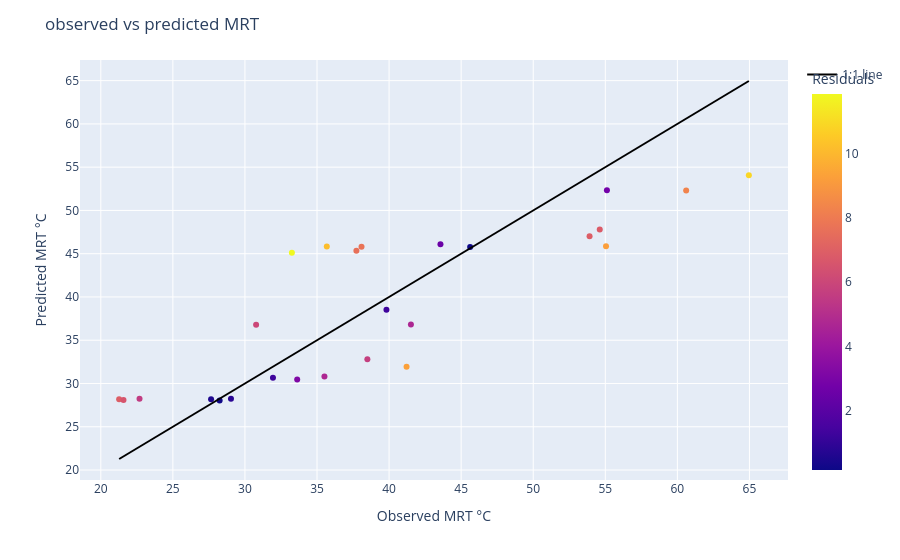

Notebook code cell kept with this figure:
### Code cell
# plot

# Scatter
fig = px.scatter(
    points_proj,
    x=points_proj['MRT'],
    y=points_proj['MRT_predicted'],
    color=abs(points_proj['residuals']),
    hover_data=["tg_corr", "TA","wind_mean", "Instrument", "condition", "residuals", "WIND M/S", "context"],
)

# 1:1 line
m = min(obs.min(), pred.min())
M = max(obs.max(), pred.max())

fig.add_scatter(
    x=[m, M],
    y=[m, M],
    mode="lines",
    line=dict(color="black", width=2), 
    name="1:1 line"
)

fig.update_layout(
    xaxis_title="Observed MRT °C",
    yaxis_title="Predicted MRT °C",
    title="observed vs predicted MRT", 
    coloraxis_colorbar=dict(title="Residuals")
)


fig.show()

### Figure 1 — Plotly figure (JSON) as saved in the notebook; plotly's stock layout.template omitted (floating-point values rounded to 4 significant figures; data arrays with more than 128 entries replaced by an {"elided": "..."} marker saying what was removed)
{"data": [{"customdata": {"elided": "26x8 mixed values"}, "hovertemplate": "MRT=%{x}<br>MRT_predicted=%{y}<br>tg_corr=%{customdata[0]}<br>TA=%{customdata[1]}<br>wind_mean=%{customdata[2]}<br>Instrument=%{customdata[3]}<br>condition=%{customdata[4]}<br>residuals=%{customdata[5]}<br>WIND M/S=%{customdata[6]}<br>context=%{customdata[7]}<br>color=%{marker.color}<extra></extra>", "legendgroup": "", "marker": {"color": [6.013, 4.702, 8.302, 2.781, 9.271, 11.84, 7.605, 7.71, 6.899, 1.295, 10.15, 10.88, 5.694, 2.526, 6.818, 1.274, 4.706, 0.7982, 0.2087, 0.1621, 0.5418, 3.174, 6.915, 5.551, 9.201, 6.533], "coloraxis": "coloraxis", "symbol": "circle"}, "mode": "markers", "name": "", "orientation": "v", "showlegend": false, "type": "scatter", "x": [30.77, 41.51, 60.61, 55.11, 41.21, 33.26, 37.73, 38.09, 53.91, 39.82, 35.68, 64.96, 38.49, 43.56, 54.62, 31.94, 35.52, 29.03, 28.24, 45.62, 27.65, 33.63, 21.27, 22.69, 55.05, 21.57], "xaxis": "x", "y": [36.79, 36.81, 52.31, 52.33, 31.94, 45.1, 45.34, 45.8, 47.01, 38.52, 45.83, 54.08, 32.8, 46.09, 47.8, 30.67, 30.81, 28.23, 28.04, 45.79, 28.19, 30.45, 28.19, 28.24, 45.85, 28.11], "yaxis": "y"}, {"line": {"color": "black", "width": 2}, "mode": "lines", "name": "1:1 line", "type": "scatter", "x": [21.27, 64.96], "y": [21.27, 64.96]}], "layout": {"coloraxis": {"colorbar": {"title": {"text": "Residuals"}}, "colorscale": [[0, "#0d0887"], [0.1111, "#46039f"], [0.2222, "#7201a8"], [0.3333, "#9c179e"], [0.4444, "#bd3786"], [0.5556, "#d8576b"], [0.6667, "#ed7953"], [0.7778, "#fb9f3a"], [0.8889, "#fdca26"], [1, "#f0f921"]]}, "legend": {"tracegroupgap": 0}, "margin": {"t": 60}, "title": {"text": "observed vs predicted MRT"}, "xaxis": {"anchor": "y", "domain": [0, 1], "title": {"text": "Observed MRT °C"}}, "yaxis": {"anchor": "x", "domain": [0, 1], "title": {"text": "Predicted MRT °C"}}}}
